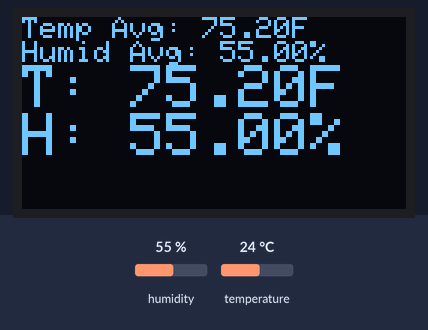
Simulated run of this sketch. Board: ESP8266 (NodeMCU). On the bench: 128×64 one-colour display. The test bench sets the inputs (shaded band); at power-on: humidity 55 %, temperature 24 °C. What the sketch prints to the serial monitor is not drawn.

Above: at 1.2 s.
1.3 s: humidity set to 22 %
At 2.9 s:
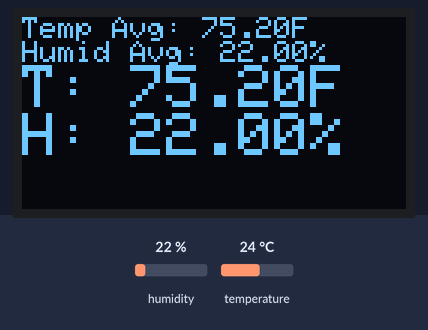
3.2 s: temperature set to 12 °C
At 5.0 s:
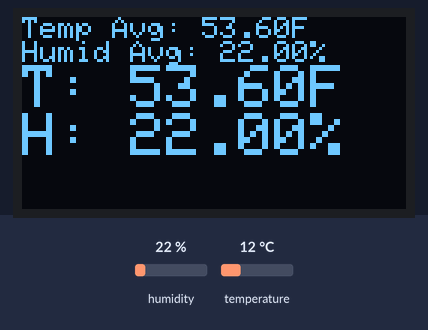
5.2 s: humidity set to 40 %
At 6.9 s:
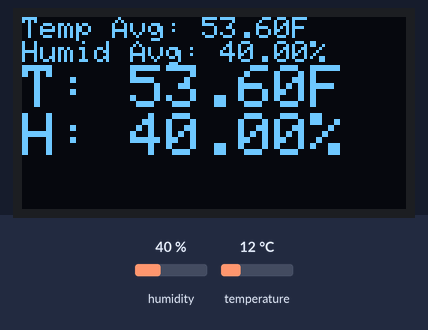
7.1 s: temperature set to 19 °C
At 9.1 s:
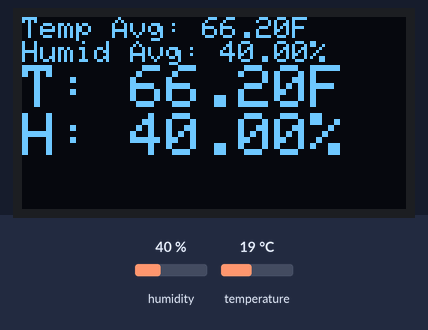
Timing chart, 0 to 10.1 s (numbered marks = the images above; inputs shaded):
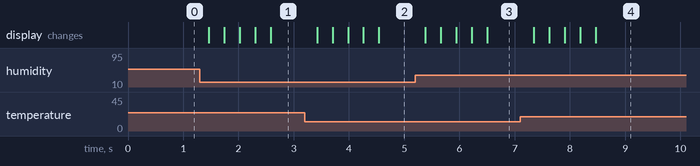

The sketch:

sensor_portable.ino
```cpp
#include <Adafruit_Sensor.h>
#include <DHT.h>
#include <DHT_U.h>
#include "Wire.h"
#include "Max44009.h"

#include <Adafruit_GFX.h>
#include <Adafruit_SSD1306.h>

//String flask_addr = "http://192.168.100.34:5000/datasend/sensors";

// Inside the brackets, 200 is the RAM allocated to this document.

// Dispaly settings
#define SCREEN_WIDTH 128 // OLED display width, in pixels
#define SCREEN_HEIGHT 64 // OLED display height, in pixels
#define OLED_RESET     -1 // Reset pin # (or -1 if sharing Arduino reset pin)
Adafruit_SSD1306 display(SCREEN_WIDTH, SCREEN_HEIGHT, &Wire, OLED_RESET);

// DHT settings
#define DHTPIN D7

// Uncomment the type of sensor in use:
//#define DHTTYPE    DHT11     // DHT 11
#define DHTTYPE    DHT22     // DHT 22 (AM2302)
//#define DHTTYPE    DHT21     // DHT 21 (AM2301)

DHT_Unified dht(DHTPIN, DHTTYPE);

// Sensor global values
float T_F = 0;
float humid = 0;
float lux = 0;
float watts = 0;
float T_F_arr[5] = {0, 0, 0, 0, 0};
float humid_arr[5] = {0, 0, 0, 0, 0};
float T_F_avg = 0;
float humid_avg = 0;
unsigned int avg_cnt = 0; // this is a counter, it needs to be 0
unsigned int num_samples = 5; // if you change this, you need to change the arrays too.
unsigned int n_sampled = 0;
unsigned int avg_interval = 1; // in seconds
unsigned long last_sensor_check = 0;
boolean b_use_display = true;

// Upload/wake-up interval
unsigned long upload_interval = 2*60; // every 2 minutes


// ===================================
// ======= MAIN SETUP AND LOOP =======
// ===================================


void setup() {

  // put your setup code here, to run once:
  Serial.begin(115200);

  Serial.println("I'm awake!!!!");
  dht.begin();

  // Setup display
  Serial.println(F("Setting up OLED"));
  if (!display.begin(SSD1306_SWITCHCAPVCC, 0x3C)) { // Address 0x3C for 128x32
    Serial.println(F("SSD1306 allocation failed"));
    b_use_display = false;
  }
}

void loop() {
  updateAverages();
  updateDisplay();
  delay(250);
}


// ===================================
// ==== BEGIN FUNCTION DEFINITIONS ===
// ===================================

// Function to periodically update the global averages
void updateAverages() {

  sensors_event_t event;
  dht.temperature().getEvent(&event);

  if (isnan(event.temperature)) {
    Serial.println(F("Error reading temperature!"));
    return;
  }
  else {
    T_F = event.temperature*(9.0/5.0)+32;
    Serial.print(F("Temperature: "));
    Serial.print(T_F);
    Serial.println(F("°F"));
  }
  // Get humidity event and print its value.
  dht.humidity().getEvent(&event);
  if (isnan(event.relative_humidity)) {
    Serial.println(F("Error reading humidity!"));
  }
  else {
    humid = event.relative_humidity;
    Serial.print(F("Humidity: "));
    Serial.print(humid);
    Serial.println(F("%"));
  }

  n_sampled += 1;


  if (n_sampled > num_samples) {
    n_sampled = 5;
  }

  T_F_arr[avg_cnt]   = T_F;
  humid_arr[avg_cnt] = humid;

  T_F_avg = 0;
  humid_avg = 0;

  for (int i = 0; i < num_samples; i++) {
    T_F_avg += T_F_arr[i];
    humid_avg += humid_arr[i];
  }

  T_F_avg   = T_F_avg / float(n_sampled);
  humid_avg = humid_avg / float(n_sampled);


  avg_cnt = (avg_cnt + 1) % num_samples;

}


// Function to update the display
void updateDisplay() {

  if (!b_use_display) {
    return;
  }

  display.clearDisplay();

  display.setTextSize(1);      // Normal 1:1 pixel scale
  display.setTextColor(SSD1306_WHITE); // Draw white text
  display.setCursor(0, 0);     // Start at top-left corner
  display.cp437(true);         // Use full 256 char 'Code Page 437' font

   display.print("Temp Avg: ");
  display.print(T_F_avg);
  display.println("F");

  display.print("Humid Avg: ");
  display.print(humid_avg);
  display.println("%");

  display.setTextSize(2);      // Normal 1:1 pixel scale
  display.print("T: ");
  display.print(T_F);
  display.println("F");

  display.print("H: ");
  display.print(humid);
  display.println("%");


  display.display();
}
```

Measured:
- after the input at 1.3 s, the display: first changes after 0.16 s (image 1 shows a later state)
- after the input at 3.2 s, the display: first changes after 0.22 s (image 2 shows a later state)
- after the input at 5.2 s, the display: first changes after 0.18 s (image 3 shows a later state)
- after the input at 7.1 s, the display: first changes after 0.24 s (image 4 shows a later state)
